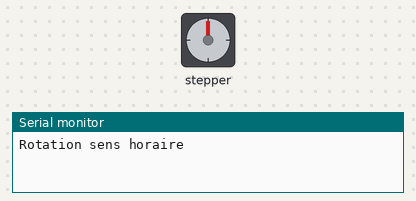
This sketch was run on a simulated ESP32. On the bench: stepper motor, the last lines printed to the serial monitor. Stepper angles assume 2048 steps per turn.

Above: at 0.05 s.
At 3.0 s:
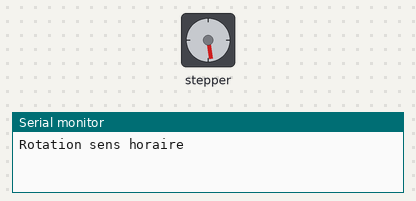
At 5.95 s:
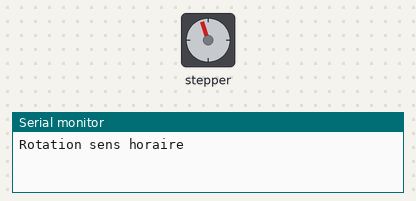
At 12.65 s:
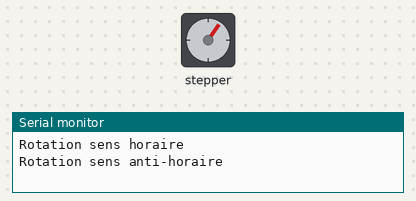
Timing chart, 0 to 18.2 s (numbered marks = the images above):
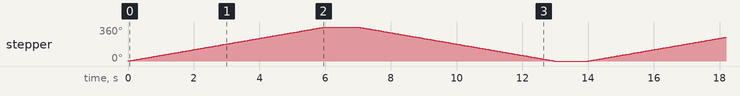

The sketch:

stepper-test.ino
```cpp
#include <Stepper.h>

// Nombre de pas par tour pour un moteur 28BYJ-48 (généralement 2048)
const int stepsPerRevolution = 2048;

// Initialisation de la bibliothèque Stepper sur les broches 4, 5, 6, 7
// Note : L'ordre des pins dans le constructeur doit correspondre à la séquence 1-2-3-4
Stepper myStepper(stepsPerRevolution, 7, 5, 6, 4);

void setup() {
  // Vitesse de rotation en tours par minute
  myStepper.setSpeed(10);

  Serial.begin(115200);
}

void loop() {
  // Faire tourner le moteur dans un sens
  Serial.println("Rotation sens horaire");
  myStepper.step(stepsPerRevolution);
  delay(1000);

  // Faire tourner le moteur dans l'autre sens
  Serial.println("Rotation sens anti-horaire");
  myStepper.step(-stepsPerRevolution);
  delay(1000);
}
```

Measured:
- by itself, stepper: turns 360° clockwise in 6.0 s, then 360° counter-clockwise in 6.0 s, repeating every 14.0 s
